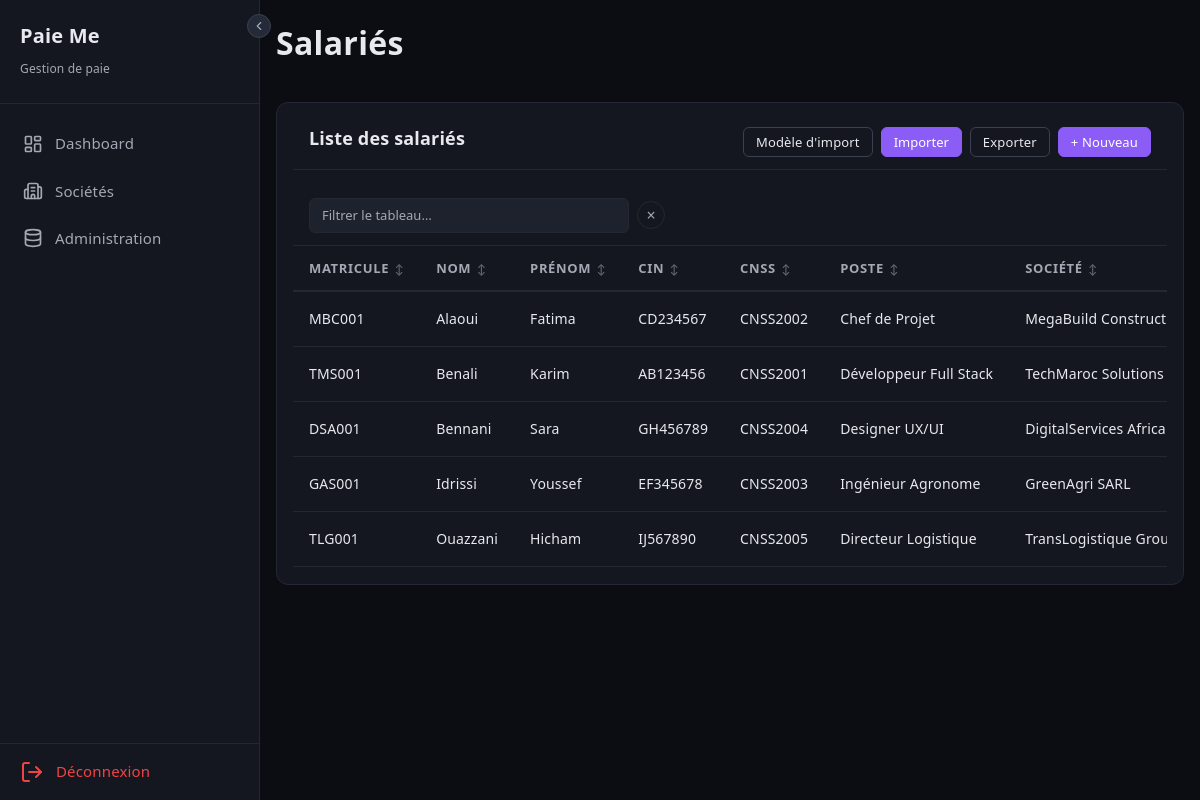
The app's page /salaries (signed in) with its own data.
### tables this page shows
CREATE TABLE IF NOT EXISTS salaries (
    id                  INT UNSIGNED AUTO_INCREMENT PRIMARY KEY,
    societe_id          INT UNSIGNED        NOT NULL,
    service_id          INT UNSIGNED        DEFAULT NULL,
    fonction_id         INT UNSIGNED        DEFAULT NULL,
    matricule           VARCHAR(20)         NOT NULL,
    nom_famille         VARCHAR(100)        NOT NULL,
    prenom              VARCHAR(100)        NOT NULL,
    adresse             TEXT,
    sexe                ENUM('M', 'F')      DEFAULT NULL,
    date_naissance      DATE,
    lieu_naissance      VARCHAR(100)        DEFAULT NULL,
    date_embauche       DATE,
    date_sortie         DATE                DEFAULT NULL,
    cin                 VARCHAR(255),
    cnss                VARCHAR(20),
    situation_familiale ENUM('celibataire', 'marie', 'divorce', 'veuf') NOT NULL DEFAULT 'celibataire',
    nb_enfants          TINYINT UNSIGNED    NOT NULL DEFAULT 0,
    enfants_a_charge    TINYINT UNSIGNED    NOT NULL DEFAULT 0,
    personnes_a_charge  TINYINT UNSIGNED    NOT NULL DEFAULT 0,
    poste               VARCHAR(150),
    type_contrat        ENUM('CDI', 'CDD', 'stage', 'interim', 'anapec', 'tahfiz') NOT NULL DEFAULT 'CDI',
    salaire_base        DECIMAL(10,2)       NOT NULL DEFAULT 0.00,
    type_salaire        ENUM('mensuel', 'horaire', 'journalier') NOT NULL DEFAULT 'mensuel',
    frequence_paiement  ENUM('mensuel', 'quinzaine', 'hebdomadaire') NOT NULL DEFAULT 'mensuel',
    mode_paiement       ENUM('virement', 'cheque', 'especes') NOT NULL DEFAULT 'virement',
    rib                 VARCHAR(255),
    indemnite_transport DECIMAL(10,2)       NOT NULL DEFAULT 500.00,
    indemnite_panier    DECIMAL(10,2)       NOT NULL DEFAULT 780.00,
    indemnite_representation DECIMAL(10,2)  NOT NULL DEFAULT 0.00,
    avantage_logement   DECIMAL(10,2)       NOT NULL DEFAULT 0.00,
    avances_salaire     DECIMAL(10,2)       NOT NULL DEFAULT 0.00,
    mutuelle            DECIMAL(10,2)       NOT NULL DEFAULT 0.00,
    actif               TINYINT(1)          NOT NULL DEFAULT 1,
    created_at          DATETIME            NOT NULL DEFAULT CURRENT_TIMESTAMP,
    updated_at          DATETIME            NOT NULL DEFAULT CURRENT_TIMESTAMP ON UPDATE CURRENT_TIMESTAMP,
    FOREIGN KEY (societe_id) REFERENCES societes(id) ON DELETE CASCADE,
    FOREIGN KEY (service_id) REFERENCES services(id) ON DELETE SET NULL,
    FOREIGN KEY (fonction_id) REFERENCES fonctions(id) ON DELETE SET NULL
);

CREATE TABLE IF NOT EXISTS societes (
    id                  INT UNSIGNED AUTO_INCREMENT PRIMARY KEY,
    user_id             INT UNSIGNED        NOT NULL,
    raison_sociale      VARCHAR(200)        NOT NULL,
    forme_juridique     VARCHAR(20)         NOT NULL,
    ice                 VARCHAR(20)         NOT NULL,
    if_fiscal           VARCHAR(20)         NOT NULL,
    rc                  VARCHAR(20)         NOT NULL,
    tp                  VARCHAR(20)         NOT NULL,
    cnss                VARCHAR(20)         NOT NULL,
    adresse             TEXT,
    ville               VARCHAR(100),
    telephone           VARCHAR(20),
    email               VARCHAR(180),
    site_web            VARCHAR(255),
    banque              VARCHAR(100),
    agence              VARCHAR(100),
    rib                 VARCHAR(255),
    modele_bulletin_id  INT UNSIGNED,
    logo                VARCHAR(255),
    damancom_login      VARCHAR(100),
    damancom_password   VARCHAR(255),
    simpl_login         VARCHAR(100),
    simpl_password      VARCHAR(255),
    cimr_login          VARCHAR(100),
    cimr_password       VARCHAR(255),
    actif               TINYINT(1)          NOT NULL DEFAULT 1,
    created_at          DATETIME            NOT NULL DEFAULT CURRENT_TIMESTAMP,
    updated_at          DATETIME            NOT NULL DEFAULT CURRENT_TIMESTAMP ON UPDATE CURRENT_TIMESTAMP,
    FOREIGN KEY (user_id) REFERENCES users(id) ON DELETE CASCADE
);

### controllers/SalarieController.php (called while the page is built, shortened)
<?php
class SalarieController extends Controller
{
    private PDO $db;
    public function __construct()
    {
        $this->db = Model::db();
    }
    public function index(): void
    {
        $userId = Session::get('user_id');
        $ctx = Session::get('societe_context');
        $sql = "
            SELECT s.*, so.raison_sociale, f.nom as fonction_nom
            FROM salaries s
            JOIN societes so ON s.societe_id = so.id
            LEFT JOIN fonctions f ON s.fonction_id = f.id
            WHERE so.user_id = $userId
        ";
        $sql .= " ORDER BY s.nom_famille, s.prenom";
        $salaries = $this->db->query($sql)->fetchAll();
        $this->render('salaries/index.php', [
            'title'    => 'Salariés',
            'salaries' => $salaries,
            'ctx'      => $ctx,
        ]);
    }
    protected function render(string $view, array $data = []): void
    {
        extract($data);
        require __DIR__ . '/../views/' . $view;
        require __DIR__ . '/../views/layout.php';
    }
}

### index.php (called while the page is built, shortened)
<?php
$method = $_SERVER['REQUEST_METHOD'];
$uri    = $_SERVER['REQUEST_URI'];
Router::dispatch($method, $uri);

### Core/Model.php (called while the page is built, shortened)
<?php
abstract class Model
{
    protected static PDO|null $db = null;
    public static function db(): PDO
    {
        if (self::$db === null) {
            $config = require __DIR__ . '/../config/database.php';
            $dsn = "mysql:host={$config['host']};port={$config['port']};dbname={$config['dbname']};charset={$config['charset']}";
            self::$db = new PDO($dsn, $config['username'], $config['password'], [
                PDO::ATTR_ERRMODE            => PDO::ERRMODE_EXCEPTION,
                PDO::ATTR_DEFAULT_FETCH_MODE => PDO::FETCH_ASSOC,
                PDO::ATTR_EMULATE_PREPARES   => false,
            ]);
        }
        return self::$db;
    }
}

### Core/Session.php (called while the page is built, shortened)
<?php
class Session
{
    public static function get(string $key, mixed $default = null): mixed
    {
        return $_SESSION[$key] ?? $default;
    }
}

### views/salaries/index.php (the view, shortened to what this page needs)
<div class="card">
    <div class="card-header">
        <h3>Liste des salariés</h3>
        <div style="display:flex; align-items:center; gap:0.5rem; flex-wrap:wrap;">
            <?php include __DIR__ . '/_import_ui.php'; ?>
            <a href="/paie-me/salaries/create" class="btn btn-primary btn-sm">+ Nouveau</a>
        </div>
    </div>
    <?php if (empty($salaries)): ?>
        <div class="empty-state">
            <p>Aucun salarié enregistré.</p>
            <a href="/paie-me/salaries/create" class="btn btn-primary">Ajouter un salarié</a>
        </div>
    <?php else: ?>
        <div class="table-wrapper">
            <table>
                <thead>
                    <tr>
                        <th>Matricule</th>
                        <th>Nom</th>
                        <th>Prénom</th>
                        <th>CIN</th>
                        <th>CNSS</th>
                        <th>Poste</th>
                        <?php if (empty($ctx)): ?><th>Société</th><?php endif; ?>
                    </tr>
                </thead>
                <tbody>
                    <?php foreach ($salaries as $s): ?>
                    <tr>
                        <td><?= htmlspecialchars($s['matricule']) ?></td>
                        <td><?= htmlspecialchars($s['nom_famille']) ?></td>
                        <td><?= htmlspecialchars($s['prenom']) ?></td>
                        <td><?= htmlspecialchars($s['cin']) ?></td>
                        <td><?= htmlspecialchars($s['cnss']) ?></td>
                        <td><?= htmlspecialchars($s['fonction_nom'] ?? $s['poste']) ?></td>
                        <?php if (empty($ctx)): ?><td><?= htmlspecialchars($s['raison_sociale']) ?></td><?php endif; ?>
                    </tr>
                    <?php endforeach; ?>
                </tbody>
            </table>
        </div>
    <?php endif; ?>
</div>

### Core/Router.php (shortened to what this page needs)
<?php
class Router
{
    private static array $routes = [];
    public static function get(string $uri, array $action): void
    {
        self::$routes['GET'][] = ['uri' => $uri, 'action' => $action];
    }
    public static function post(string $uri, array $action): void
    {
        self::$routes['POST'][] = ['uri' => $uri, 'action' => $action];
    }
    public static function dispatch(string $method, string $uri): void
    {
        $uri = parse_url($uri, PHP_URL_PATH);
        $uri = preg_replace('#^/paie-me#', '', $uri);
        $uri = trim($uri, '/');
        foreach (self::$routes[$method] ?? [] as $route) {
            $pattern = preg_replace('/\{(\w+)\}/', '(?P<$1>[^/]+)', $route['uri']);
            $pattern = '#^' . trim($pattern, '/') . '$#';
            if (preg_match($pattern, $uri, $matches)) {
                [$controller, $methodName] = $route['action'];
                $params = array_filter($matches, 'is_string', ARRAY_FILTER_USE_KEY);
                $instance = new $controller();
                call_user_func_array([$instance, $methodName], $params);
                return;
            }
        }
    }
}

### assets/css/style.css (style rules this page uses)
:root { --bg-primary: #0b0d12; --bg-surface: #14171f; --bg-hover: #1e222d; --bg-elevated: #252a38; --accent: #8b5cf6; --accent-hover: #a78bfa; --accent-60: rgba(139,92,246,0.18); --accent-70: rgba(139,92,246,0.30); --text: #e8e9ee; --text-muted: #a3a8b4; --secondary: #6B7280; --tertiary: #A78BFA; --border: #232834; --border-strong: #3a4150; --danger: #ef4444; --success: #22c55e; --warning: #f59e0b; --on-primary: #0b0d12; --on-accent: #ffffff; color-scheme: dark !important; }
* { margin: 0; padding: 0; box-sizing: border-box; color-scheme: dark !important; }
body { font-family: system-ui, -apple-system, 'Segoe UI', sans-serif; background: var(--bg-primary); color: var(--text); min-height: 100vh; font-weight: 400; font-size: 0.9375rem; line-height: 1.55; letter-spacing: 0.01em; }
h1, h2, h3, h4, h5, h6 { font-weight: 800; letter-spacing: 0.01em; }
a { color: var(--accent); text-decoration: none; }
.btn { display: inline-flex; align-items: center; gap: 0.5rem; padding: 0.5rem 1rem; border: none; border-radius: 6px; font-size: 0.875rem; font-weight: 500; cursor: pointer; transition: all 0.2s; text-decoration: none; height: 36px; }
.btn-primary { background: var(--accent); color: #fff; border: 1px solid var(--accent); }
.btn-sm { padding: 0.375rem 0.75rem; font-size: 0.8125rem; height: 30px; }
.card { background: var(--bg-surface); border: 1px solid var(--border); border-radius: 12px; padding: 1rem; margin-bottom: 1.5rem; color: var(--text); }
.card-header { display: flex; justify-content: space-between; align-items: center; margin-bottom: 1rem; padding-bottom: 0.75rem; border-bottom: 1px solid var(--border); }
.card-header h3 { font-size: 1.125rem; font-weight: 800; }
.table-wrapper { overflow-x: auto; padding-bottom: 1px; }
table { width: 100%; border-collapse: collapse; background: var(--bg-surface); }
table thead th { text-align: left; padding: 0.75rem 1rem; font-size: 0.8125rem; font-weight: 600; color: var(--text-muted); text-transform: uppercase; letter-spacing: 0.05em; border-bottom: 2px solid var(--border); }
table tbody td { padding: 0.75rem 1rem; border-bottom: 1px solid var(--border); font-size: 0.875rem; color: var(--text); white-space: nowrap; }
table thead th.sortable { cursor: pointer; user-select: none; white-space: nowrap; }

### records on screen
salaries: matricule "MBC001", nom_famille "Alaoui", prenom "Fatima", cin "CD234567", cnss "CNSS2002", poste "Chef de Projet", societe.raison_sociale "MegaBuild…"
salaries: matricule "TMS001", nom_famille "Benali", prenom "Karim", cin "AB123456", cnss "CNSS2001", poste "Développeur Full Stack", societe.raison_sociale "TechMaroc Solutions"
salaries: matricule "DSA001", nom_famille "Bennani", prenom "Sara", cin "GH456789", cnss "CNSS2004", poste "Designer UX/UI", societe.raison_sociale "DigitalServices Africa"
salaries: matricule "GAS001", nom_famille "Idrissi", prenom "Youssef", cin "EF345678", cnss "CNSS2003", poste "Ingénieur Agronome", societe.raison_sociale "GreenAgri SARL"
salaries: matricule "TLG001", nom_famille "Ouazzani", prenom "Hicham", cin "IJ567890", cnss "CNSS2005", poste "Directeur Logistique", societe.raison_sociale "TransLogistique…"
